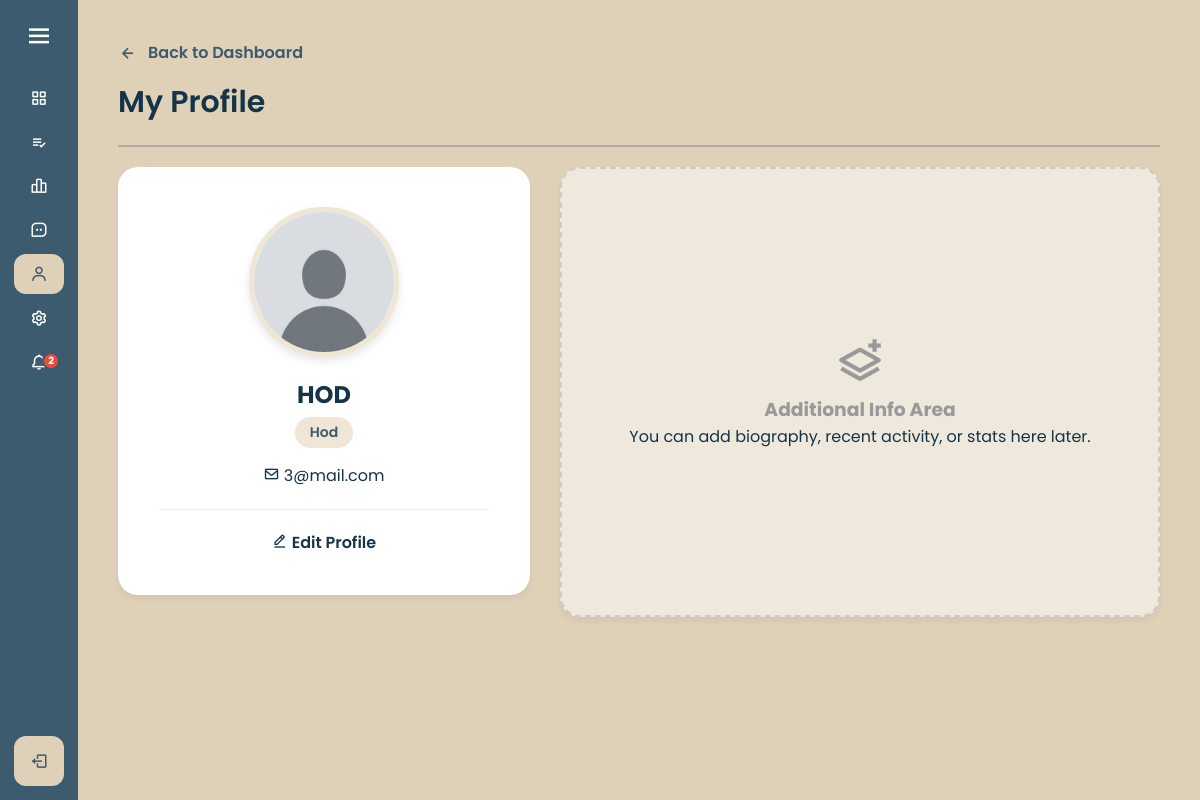
Screenshot of /profile.php (signed in) with the database file from the repository.
### tables this page shows
CREATE TABLE `users` (
  `id` int(10) UNSIGNED NOT NULL,
  `name` varchar(255) NOT NULL,
  `email` varchar(255) NOT NULL,
  `password` varchar(255) NOT NULL,
  `role` enum('researcher','reviewer','hod','admin') NOT NULL,
  `department_id` int(11) DEFAULT NULL,
  `notify_email` tinyint(1) DEFAULT 1,
  `notify_system` tinyint(1) DEFAULT 1,
  `profile_pic` varchar(255) DEFAULT 'default.png',
  `avatar` enum('default','male','female') DEFAULT 'default',
  `notify_new_assign` tinyint(1) DEFAULT 1,
  `notify_appeals` tinyint(1) DEFAULT 1,
  `notify_hod_approve` tinyint(1) DEFAULT 1,
  `notify_hod_reject` tinyint(1) DEFAULT 1
);

### profile.php (the view, shortened to what this page needs)
<?php
require 'config.php';
$email = $_SESSION['email'];
$stmt = $conn->prepare("SELECT * FROM users WHERE email = ?");
$stmt->bind_param("s", $email);
$stmt->execute();
$user = $stmt->get_result()->fetch_assoc();
$avatar_file = !empty($user['profile_pic']) ? "images/" . $user['profile_pic'] : "images/default.png";
?>
<!DOCTYPE html>
<html lang="en">
<head>
    <link rel="stylesheet" href="styling/style.css">
    <link href="https://unpkg.com/boxicons@2.1.4/css/boxicons.min.css" rel="stylesheet">
</head>
<body>
    <?php include 'sidebar.php'; ?>
    <section class="home-section">
        <a href="<?= $dashboardLink ?>" class="btn-back" style="display: inline-flex; align-items: center; text-decoration: none; color: #3C5B6F; font-weight: 600; margin-bottom: 15px;">
            <i class='bx bx-left-arrow-alt' style="font-size: 20px; margin-right: 5px;"></i>
            Back to Dashboard
        </a>
        <div class="welcome-text">My Profile</div>
        <hr style="border: 1px solid #3C5B6F; opacity: 0.3; margin: 20px 0;">
        <div class="profile-container">
            <div class="form-box profile-card">
                <div class="profile-avatar" style="padding: 0; overflow: hidden; background: white; border: 5px solid #EFE6D5;">
                    <img src="<?= $avatar_file ?>" alt="Profile" style="width: 100%; height: 100%; object-fit: cover;">
                </div>
                <h2 class="profile-name"><?= htmlspecialchars($user['name']) ?></h2>
                <div class="profile-role-badge">
                    <?= ucfirst($user['role']) ?>
                </div>
                <p class="profile-email">
                    <i class='bx bx-envelope'></i> <?= htmlspecialchars($user['email']) ?>
                </p>
                <div class="profile-actions">
                    <a href="settings.php?view=profile" style="color: #153448; text-decoration: none; font-weight: 600; font-size: 16px;">
                        <i class='bx bx-edit-alt'></i> Edit Profile
                    </a>
                </div>
            </div>
            <div class="form-box placeholder-area">
                <div class="placeholder-content">
                    <i class='bx bx-layer-plus'></i>
                    <h3>Additional Info Area</h3>
                    <p>You can add biography, recent activity, or stats here later.</p>
                </div>
            </div>
        </div>
    </section>
</body>
</html>

### styling/style.css (style rules this page uses)
* { margin: 0; padding: 0; box-sizing: border-box; font-family: "Poppins", sans-serif; }
body { background-color: #DFD0B8; }
.home-section { position: relative; background-color: #DFD0B8; min-height: 100vh; top: 0; left: 78px; width: calc(100% - 78px); transition: all 0.5s ease; z-index: 1; padding: 40px; color: #153448; }
.home-section .welcome-text { color: #153448; font-size: 30px; font-weight: 600; margin-bottom: 10px; display: flex; align-items: center; gap: 10px; }
.home-section p, .home-section li, .home-section td, .home-section label { color: #153448; font-size: 16px; line-height: 1.6; }
.form-box { background: #fff; padding: 30px; border-radius: 20px; max-width: 600px; box-shadow: 0 4px 6px rgba(0,0,0,0.05); }
.btn-back { display: inline-flex; align-items: center; gap: 5px; margin-bottom: 20px; color: #3C5B6F; text-decoration: none; font-weight: 600; }
.profile-container { display: flex; gap: 30px; align-items: flex-start; flex-wrap: wrap; }
.profile-card { flex: 1; min-width: 300px; text-align: center; padding: 40px; }
.profile-avatar { width: 150px; height: 150px; background: #3C5B6F; color: white; border-radius: 50%; display: flex; align-items: center; justify-content: center; font-size: 60px; font-weight: bold; margin: 0 auto 20px auto; border: 5px solid #EFE6D5; box-shadow: 0 4px 10px rgba(0,0,0,0.1); }
.profile-name { color: #153448; margin-bottom: 5px; }
.profile-role-badge { display: inline-block; background: #EFE6D5; color: #3C5B6F; padding: 5px 15px; border-radius: 20px; font-weight: 600; font-size: 14px; margin-bottom: 15px; }
.profile-email { color: #666; font-size: 14px; }
.profile-actions { margin-top: 20px; border-top: 1px solid #eee; padding-top: 20px; }
.placeholder-area { flex: 2; min-width: 300px; height: 450px; display: flex; align-items: center; justify-content: center; background: rgba(255,255,255,0.5); border: 2px dashed #ccc; border-radius: 20px; }
.placeholder-content { text-align: center; color: #999; }
.placeholder-content i { font-size: 50px; margin-bottom: 10px; }

### rows the page displays
users: profile_pic (placeholder picture), name "HOD", role "Hod", email "3@mail.com"

### other values shown
$unread_count "2"
